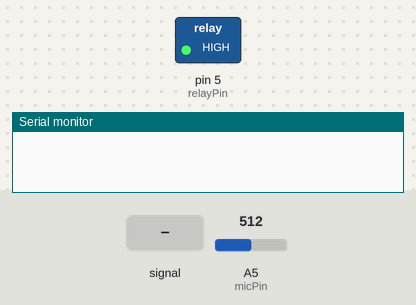
Recording of a sketch running on a simulated Arduino Uno, built with avr-gcc and run on an emulated ATmega328P. Shown: switched loads named in the sketch (green lamp = pin HIGH), the last lines printed to the serial monitor. The test bench sets the inputs (shaded band); at power-on: A5 (micPin) = 512.

Above: at 1.2 s.
1.3 s: A5 (micPin) fed a 200 Hz sine of ±460 counts around its level
At 4.2 s:
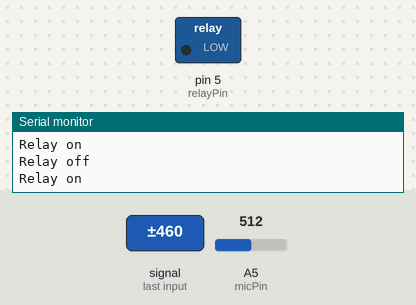
4.3 s: A5 (micPin) set to 716
At 5.0 s:
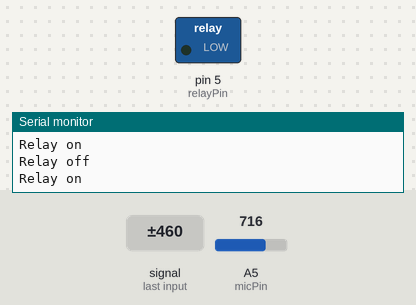
5.8 s: A5 (micPin) set to 792
7.5 s: A5 (micPin) set to 811
At 10.4 s:
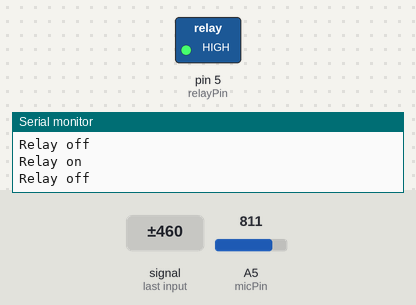
10.5 s: A5 (micPin) set to 790
At 11.0 s:
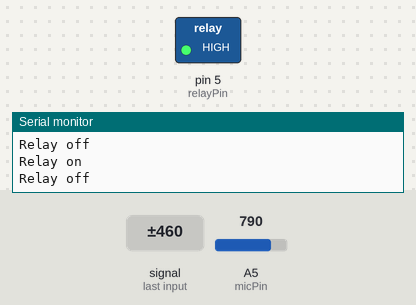
Timing chart, 0 to 13.0 s (numbered marks = the images above; inputs shaded):
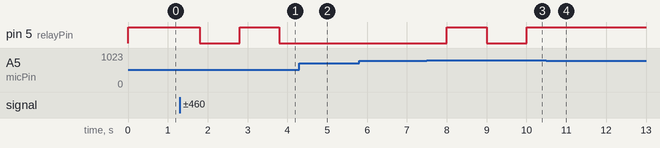

Measured:
- the behaviour switches between 800 and 801 on A5 (micPin) (found by bisection; images 2 and 3)
- after the input at 1.3 s, pin 5 (relayPin): HIGH → LOW after 0.50 s, → HIGH 1.0 s later, → LOW 1.0 s later
- after the input at 4.3 s, pin 5 (relayPin): stays LOW (without the input it goes to HIGH after 0.50 s)
- after the input at 5.8 s, every drawn part: stays the same
- after the input at 7.5 s, pin 5 (relayPin): LOW → HIGH after 0.50 s, → LOW 1.0 s later, → HIGH 1.0 s later
- after the input at 10.5 s, pin 5 (relayPin): stays HIGH (without the input it goes to LOW after 0.50 s)

The sketch:

clap_on_clap_off.ino
```cpp
//Pins
int relayPin = 5;
int micPin = A5;
int micVal = 0;

//consts
const int noiseThresh = 800;    //threshold of noise
const int clapNum = 2;          //number of claps to change state
const int maxClapTime = 2000;   //time allowed between claps

//variables
boolean pwrToggle = true;       //relay state
int counter = 0;                //clap count
float timer = 0.0;              //time after clap

void setup ()
{
  Serial.begin(230400);
  pinMode(relayPin, OUTPUT);     //Set relayPin for output
  digitalWrite(relayPin, HIGH);  // HIGH is off, LOW is on
  pinMode (micPin, INPUT) ;      //Set micPin for input
}
void loop (){

  micVal = analogRead (micPin);

  if (micVal > noiseThresh){  // Hear something

    counter += 1;

    if (pwrToggle == true && counter == clapNum) {  //relay off (true) Turn it on and display message in serial Monitor
      Serial.println ("Relay on");
      digitalWrite(relayPin, LOW);
      pwrToggle = false;
      counter = 0;
    }
    if (pwrToggle == false && counter == clapNum) { //relay on (false) Turn it off and display message in serial Monitor
      Serial.println ("Relay off");
      digitalWrite(relayPin, HIGH);
      pwrToggle = true;
      counter = 0;
    }

    else {  //first clap
      timer = millis();
    }
    delay (500);
  }

  if ((millis() - timer) > maxClapTime){  //if no second clap after maxTime reset counter and timer
    counter = 0;
    timer = millis();
  }

  //Serial.print(counter);
  //Serial.print("  ");
  //Serial.print(timer);
  //Serial.print("   ");
  //Serial.println(micVal);
}
```
